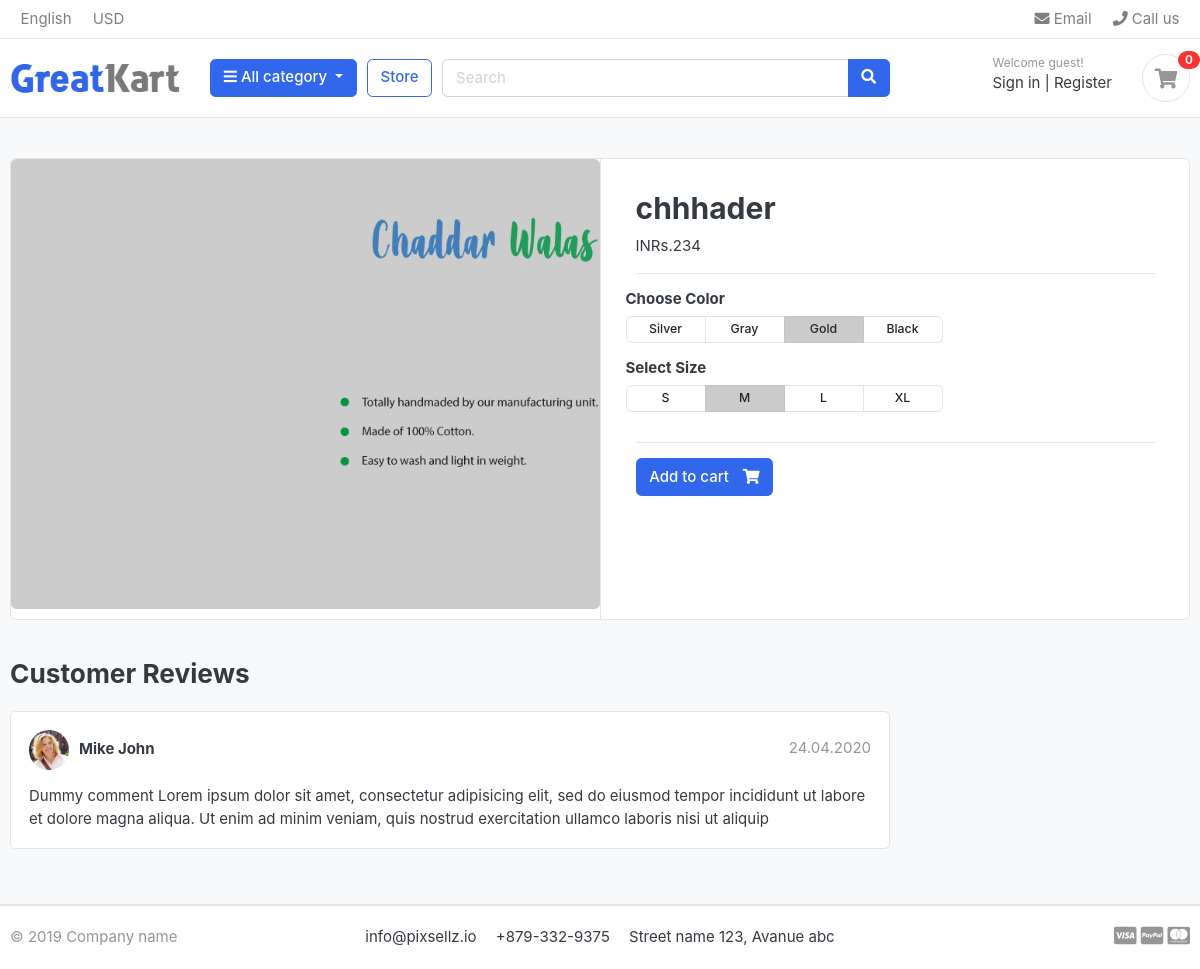
Screenshot of /store/jacket-light/chhhader/ with the database file from the repository.
### store/models.py (models this page shows, shortened)
class Product(models.Model):
    product_name = models.CharField(max_length=200, unique=True)
    slug         = models.SlugField(max_length=200,unique=True)
    description  = models.TextField(max_length=500,blank=True)
    price        = models.IntegerField()
    images       = models.ImageField(upload_to='photos/products')
    stock        = models.IntegerField()
    is_available = models.BooleanField(default=True)
    category     = models.ForeignKey(Category,on_delete=models.CASCADE)
    created_date = models.DateTimeField(auto_now_add=True)
    modified_date = models.DateTimeField(auto_now=True)

### store/views.py (the view)
# urls.py: path('<slug:category_slug>/<slug:product_slug>/', views.product_detail,name='product_detail'),
def product_detail(request,category_slug, product_slug):
    try:
        single_product = Product.objects.get(category__slug=category_slug,slug=product_slug)
        in_cart = CartItem.objects.filter(cart__cart_id=_cart_id(request), product=single_product).exists()
    except Exception as es:
        raise es
    context = {
        'single_product': single_product,
        'in_cart':in_cart,
    }
    return render(request,'store/product_detail.html',context)

### carts/context_processors.py (called while the page is built)
def counter(request):
    cart_count= 0
    if 'admin' in request.path:
        return{}
    else:
        try:
            cart = Cart.objects.filter(cart_id=_cart_id(request))
            cart_items = CartItem.objects.all().filter(cart=cart[:1])
            for cart_item in cart_items:
                cart_count = cart_count + cart_item.quantity
        except Cart.DoesNotExist:
            cart_count= 0
    return dict(cart_count=cart_count)

### carts/views.py (called while the page is built)
def _cart_id(request):
    cart = request.session.session_key
    if not cart:
        cart= request.session.create()
    return cart

### category/context_processors.py (called while the page is built)
def menu_links(request):
    links = Category.objects.all()
    return dict(links=links)

### category/models.py (called while the page is built)
    def get_url(self):
        return reverse('products_by_category', args=[self.slug])

### templates/store/product_detail.html (shortened to what this page needs)
{% extends 'base.html' %}
{% load static %}
{% block content %}
<section class="section-content padding-y bg">
    <div class="container">
    <div class="card">
        <div class="row no-gutters">
            <aside class="col-md-6">
    <article class="gallery-wrap">
        <div class="img-big-wrap">
           <a href=""><img src="{{ single_product.images.url }}"> </a>
        </div>
    </article>
            </aside>
            <main class="col-md-6 border-left">
    <article class="content-body">
    <h2 class="title">{{ single_product.product_name}}</h2>
    <div class="mb-3"> INRs.{{single_product.price}}</var>
    </div>
    <hr>
        <div class="row">
            <div class="item-option-select">
                <h6>Choose Color</h6>
                <div class="btn-group btn-group-sm btn-group-toggle" data-toggle="buttons">
                  <label class="btn btn-light">
                    <input type="radio" name="radio_color"> Silver
                  </label>
                  <label class="btn btn-light">
                    <input type="radio" name="radio_color" > Gray
                  </label>
                  <label class="btn btn-light active">
                    <input type="radio" name="radio_color checked"> Gold
                  </label>
                  <label class="btn btn-light">
                    <input type="radio" name="radio_color"> Black
                  </label>
                </div>
            </div>
        </div>
        <div class="row">
            <div class="item-option-select">
                <h6>Select Size</h6>
                <div class="btn-group btn-group-sm btn-group-toggle" data-toggle="buttons">
                  <label class="btn btn-light">
                    <input type="radio" name="radio_color"> S
                  </label>
                  <label class="btn btn-light active">
                    <input type="radio" name="radio_color" checked> M
                  </label>
                  <label class="btn btn-light">
                    <input type="radio" name="radio_color"> L
                  </label>
                  <label class="btn btn-light">
                    <input type="radio" name="radio_color"> XL
                  </label>
                </div>
            </div>
        </div>
        <hr>
        {% if single_product.stock <= 0 %}
        <h5 class="danger"> Out of Stock</h5>
        {% else %}
         {% if in_cart %}
         <a href="#" class="btn  btn-success"> <span class="text">Added to cart</span> <i class="fas fa-check"></i>  </a>
         <a href="{% url 'cart' %}" class="btn  btn-outline-primary"> <span class="text">View Cart</span> <i class="fas fa-eye"></i>  </a>
         {% else %}
        <a href="{% url 'add_cart' single_product.id %}" class="btn  btn-primary"> <span class="text">Add to cart</span> <i class="fas fa-shopping-cart"></i>  </a>
         {% endif%}
        {% endif %}
    </article>
            </main>
        </div>
    </div>
    <br>
    <div class="row">
                <div class="col-md-9">
        <header class="section-heading">
            <h3>Customer Reviews </h3>
        </header>
        <article class="box mb-3">
            <div class="icontext w-100">
                <img src="./images/avatars/avatar1.jpg" class="img-xs icon rounded-circle">
                <div class="text">
                    <span class="date text-muted float-md-right">24.04.2020 </span>
                    <h6 class="mb-1">Mike John </h6>
                </div>
            </div>
            <div class="mt-3">
                <p>
                    Dummy comment Lorem ipsum dolor sit amet, consectetur adipisicing elit, sed do eiusmod
                    tempor incididunt ut labore et dolore magna aliqua. Ut enim ad minim veniam,
                    quis nostrud exercitation ullamco laboris nisi ut aliquip
                </p>
            </div>
        </article>
        </div>
    </div>
    </div>
    </section>
    {% endblock %}

### static/css/ui.css (style rules this page uses)
html { font-family: "Inter", sans-serif; font-size: 15px; }
.content-body { flex: 1 1 auto; padding: 2rem 2.3rem; }
.img-xs, .img-sm, .img-md, .img-lg { -o-object-fit: cover; object-fit: cover; flex-shrink: 0; flex-grow: 0; }
.img-xs { width: 40px; height: 40px; }
.padding-y { padding-top: 40px; padding-bottom: 40px; }
article:after, .form-group:after { display: block; clear: both; content: ""; }
.bg { background-color: #f8f9fa; }
.section-heading { margin-bottom: 20px; margin-top: 15px; }
p:last-child { margin-bottom: 0; }
.btn-light { background-color: #fff; border-color: #e4e4e4; }
.btn .text + i { margin-left: 10px; }
.icontext { display: inline-flex; align-items: center; vertical-align: middle; }
.icontext .text { width: 100%; line-height: 1.2; }
.icontext .icon { position: relative; margin-right: 10px; flex-shrink: 0; flex-grow: 0; }
.box { padding: 18px; background: #fff; border-radius: 0.37rem; border: 1px solid #e4e4e4; }
.box img { max-width: 100%; }
.gallery-wrap .img-big-wrap { margin-bottom: 10px; border-radius: 0.37rem; overflow: hidden; background-color: #fff; }
.gallery-wrap .img-big-wrap a { text-align: center; display: block; }
.gallery-wrap .img-big-wrap img { height: 450px; width: auto; display: inline-block; }
.item-option-select { margin-bottom: 1rem; display: inline-block; margin-right: 15px; }
.item-option-select .btn { min-width: 80px; }

### rows the page displays
Product: images (picture), product_name "chhhader", price "234"

### other values shown
{{ cart_count }} "0"
